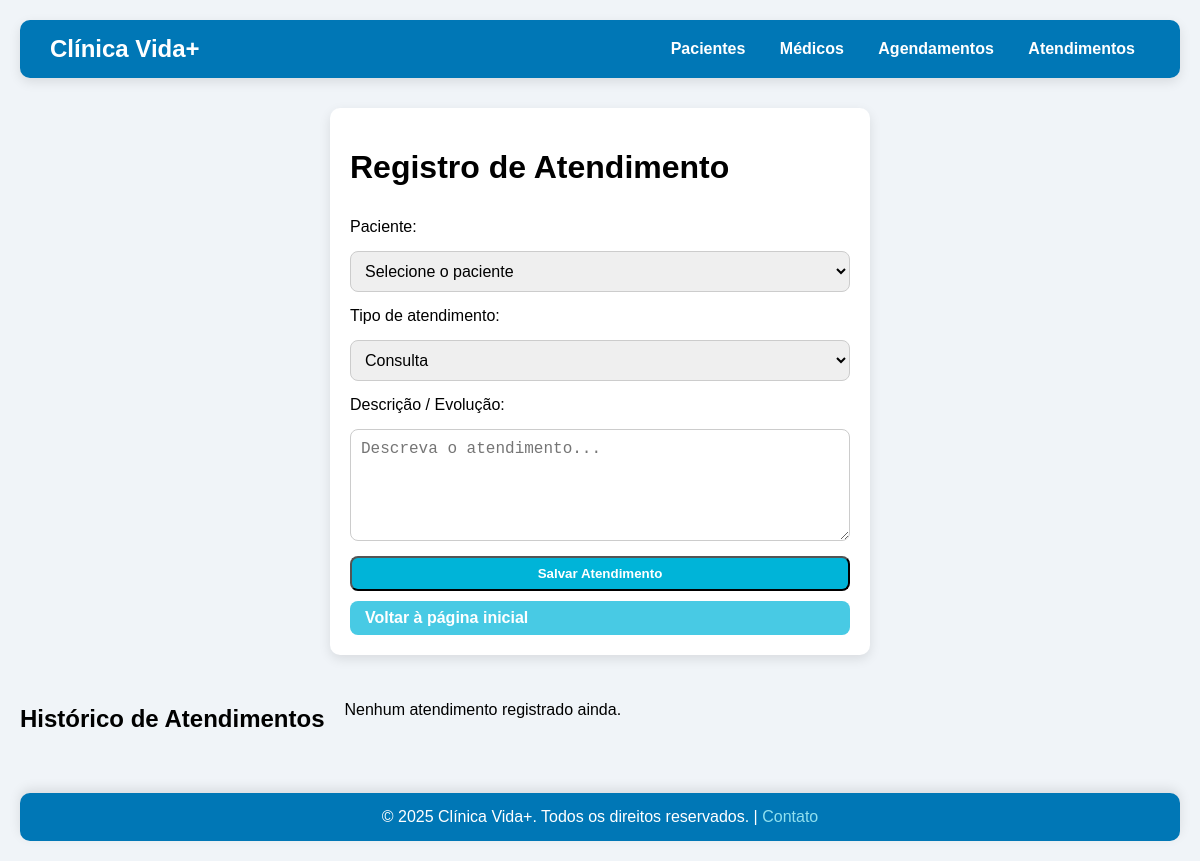
/atendimentos, run on an earlier commit of the app's database.
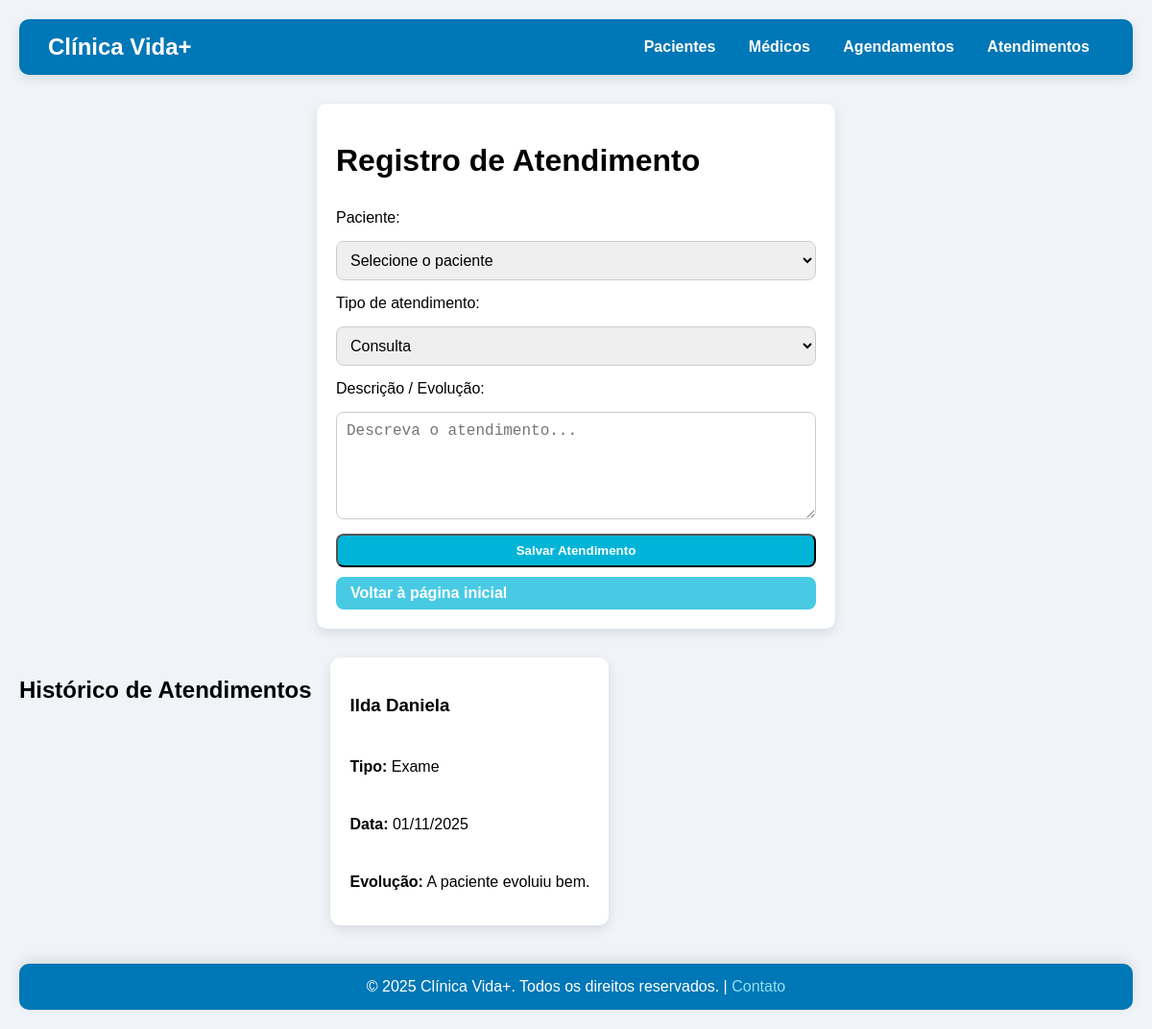
And on a later commit of the database.
### app.py (models this page shows)
class Atendimento(db.Model):
    id = db.Column(db.Integer, primary_key=True)
    paciente_id = db.Column(db.Integer, db.ForeignKey('paciente.id'), nullable=False)
    tipo = db.Column(db.String(50), nullable=False)
    descricao = db.Column(db.Text, nullable=False)
    data = db.Column(db.DateTime, default=datetime.now)

class Paciente(db.Model):
    id = db.Column(db.Integer, primary_key=True)
    nome = db.Column(db.String(100), nullable=False)
    idade = db.Column(db.Integer, nullable=False)
    telefone = db.Column(db.String(20), nullable=False)
    atendimentos = db.relationship('Atendimento', backref='paciente', lazy=True, cascade="all, delete")
    agendamentos = db.relationship('Agendamento', backref='paciente', lazy=True, cascade="all, delete")

### app.py (the view, shortened to what this page needs)
@app.route('/atendimentos', methods=['GET', 'POST'])
def atendimentos():
    pacientes = Paciente.query.all()
    atendimentos = Atendimento.query.order_by(Atendimento.data.desc()).all()
    return render_template('atendimentos.html', pacientes=pacientes, atendimentos=atendimentos)

### templates/atendimentos.html (shortened to what this page needs)
{% extends "base.html" %}
{% block content %}
<div class="cadastrar-container">
    <div class="card cadastrar-card">
        <h1>Registro de Atendimento</h1>
        <form method="POST">
            <label for="paciente">Paciente:</label>
            <select id="paciente" name="paciente" required>
                <option value="" disabled selected>Selecione o paciente</option>
            </select>
            <label for="tipo">Tipo de atendimento:</label>
            <select id="tipo" name="tipo" required>
                <option value="Consulta">Consulta</option>
            </select>
            <label for="descricao">Descrição / Evolução:</label>
            <textarea id="descricao" name="descricao" rows="5" placeholder="Descreva o atendimento..." required></textarea>
            <button type="submit" class="btn">Salvar Atendimento</button>
        </form>
        <a href="{{ url_for('index') }}" class="btn btn-voltar">Voltar à página inicial</a>
    </div>
</div>
<div class="historico-container">
    <h2>Histórico de Atendimentos</h2>
    {% if atendimentos %}
    {% for atendimento in atendimentos %}
    <div class="card historico-card">
        <h3>{{ atendimento.paciente.nome }}</h3>
        <p><strong>Tipo:</strong> {{ atendimento.tipo }}</p>
        <p><strong>Data:</strong> {{ atendimento.data.strftime('%d/%m/%Y') }}</p>
        <p><strong>Evolução:</strong> {{ atendimento.descricao }}</p>
    </div>
    {% endfor %}
    {% else %}
    <p>Nenhum atendimento registrado ainda.</p>
    {% endif %}
</div>
{% endblock %}

What changed in the data, as far as the page shows it:
added Atendimento: paciente.nome "Ilda Daniela", tipo "Exame", data "01/11/2025", descricao "A paciente evoluiu bem."
Also different on the page:
text no longer shown: "Nenhum atendimento registrado ainda."
